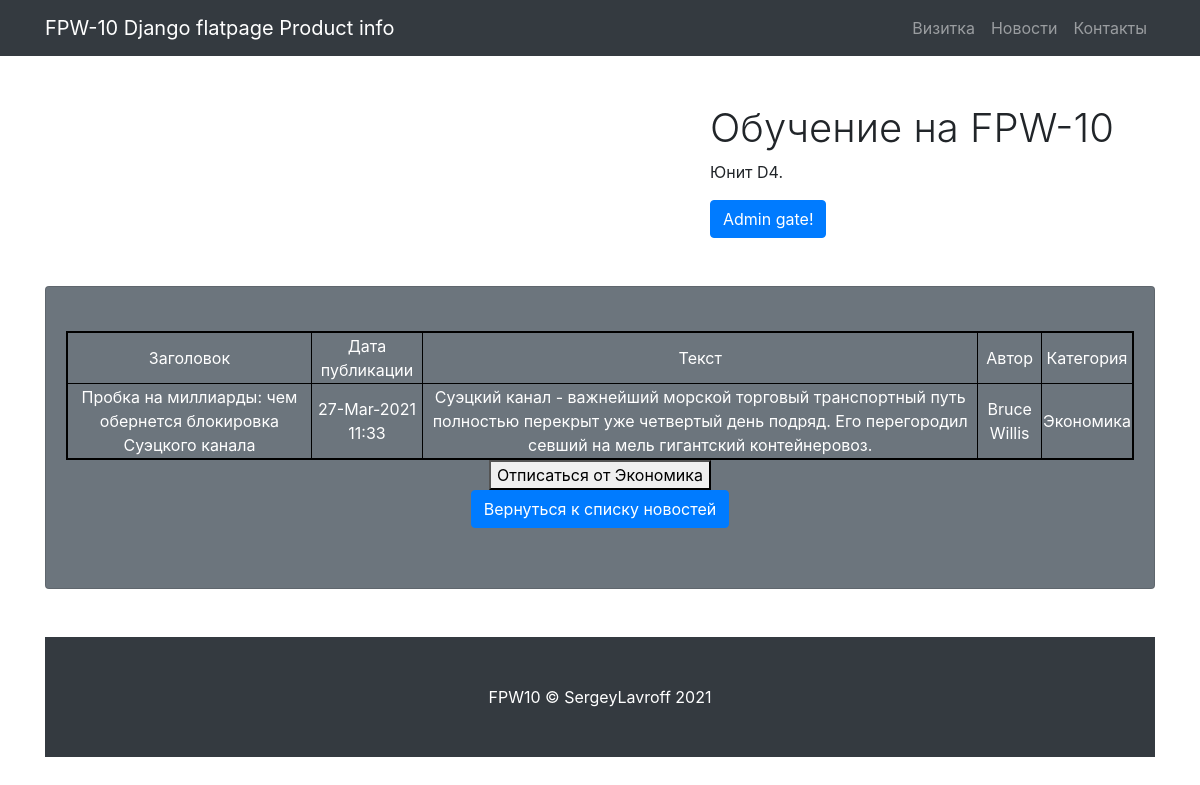
/news/6 (signed in), run on an earlier commit of the app's database.
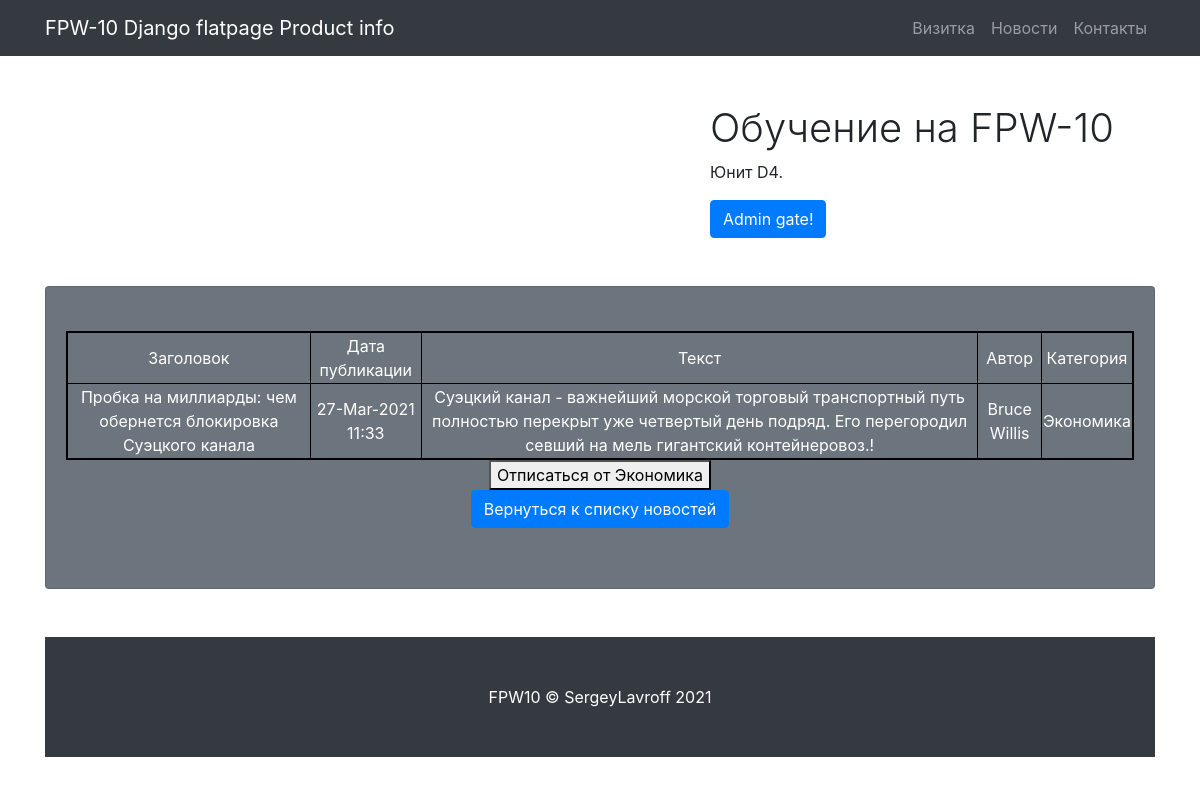
And on a later commit of the database.
### news/models.py (models this page shows, shortened)
class News(models.Model):
    title = models.CharField(
        max_length=255,
        unique=True,
    )
    creation_date = models.DateTimeField(auto_now_add=True)
    body = models.TextField()
    rating = models.IntegerField(default = 0)
    category = models.ForeignKey(
        to='Category',
        on_delete=models.CASCADE,
        related_name='news',)
    author = models.ForeignKey(
        to='Author',
        on_delete=models.CASCADE,
        related_name='news',)

class Author(models.Model):
    name = models.CharField(max_length=100, unique=True)
    def __str__(self):
        return f'{self.name.title()}'

class Category(models.Model):
    name = models.CharField(max_length=100, unique=True)
    subscriber = models.ManyToManyField(User, blank=True, verbose_name='Подписчики')
    def __str__(self):
        return self.name

### news/views.py (the view)
# urls.py: path('<int:pk>', ArticleDetailView.as_view(), name='article'),
class ArticleDetailView(LoginRequiredMixin, DetailView):
    model = News
    template_name = 'news/article.html'
    context_object_name = 'article'
    def get_object(self, *args, **kwargs):
        obj = cache.get(f'article-{self.kwargs["pk"]}', None)
        if not obj:
            obj = super().get_object()
            cache.set(f'article-{self.kwargs["pk"]}', obj)
        return obj
    def get_context_data(self, **kwargs):
        context = super().get_context_data(**kwargs)
        id = self.kwargs.get('pk')
        category = News.objects.get(pk=id).category
        context['subscribed'] = False
        if Category.objects.filter(name = category, subscriber = self.request.user ).exists():
            context['subscribed'] = True
        else: context['subscribed'] = False
        return context

### news/templatetags/custom_filters.py (called while the page is built)
@register.filter(name='censor')
def censor(value):
    if isinstance(value, str):
        repl = ''
        for word in value.split():
            for pattern in PATTERN_1:
                if re.search(pattern, word.strip('.,;:?!-').lower()):
                    repl += '&%!%@' + ' '
                    break
            else:
                repl += word + ' '
        return str(repl)
    else:
        raise ValueError('Цензор обрабатывает только строки.')

### templates/news/article.html (shortened to what this page needs)
{% extends 'flatpages/default.html' %}
{% load custom_filters %}
{% block title %}
Product info
{% endblock title %}
{% block content %}
<table bordercolor="black" border="2" width="100%">
            <tr>
                <td>
                    Заголовок
                </td>
                <td>
                    Дата публикации
                </td>
                <td>
                    Текст
                </td>
                <td>
                    Автор
                </td>
                <td>
                    Категория
                </td>
            </tr>
             <tr>
                 <td>
                    {{ article.title|censor }}
                </td>
                 <td>
                    {{ article.creation_date|date:'d-M-Y H:i' }}
                </td>
                <td>
                    {{ article.body|censor }}
                </td>
                <td>
                    {{ article.author }}
                </td>
                <td>
                    {{ article.category }}
                </td>
            </tr>
        </table>
{% if subscribed %}
    <form action = "{% url 'subscribe' article.id %}" method="post">
        <button type="submit" name="category" value="{{ article.category.id }}">Отписаться от {{ article.category }}</button>
    </form>
{% else %}
    <form action = "{% url 'subscribe' article.id %}" method="post">
        {% csrf_token %}
        <button type="submit" name="category" value="{{ article.category.id }}">Подписаться на {{ article.category }}</button>
    </form>
{% endif %}
<a class="btn btn-primary" href="/news ">Вернуться к списку новостей</a> <br>
{% endblock content %}

What changed in the data, as far as the page shows it:
changed News "Пробка на миллиарды: чем обернется блокировка Суэцкого канала": body|censor "…севший на мель гигантский контейнеровоз." → "…севший на мель гигантский контейнеровоз.!"
